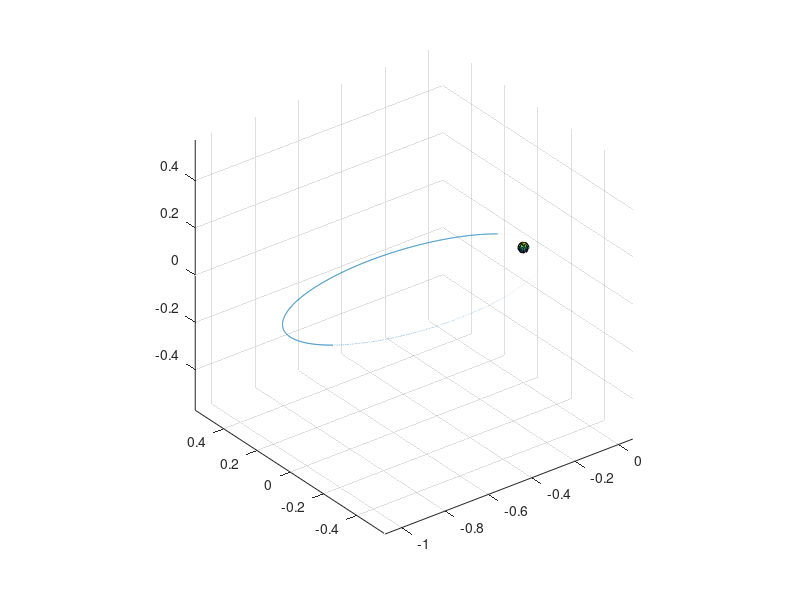

Here is the MATLAB script that generated this plot:
clear,clc

r0 = [-0.707;0.707;0];
v0 = [0;0.5;0];
mu = 1;

Ihat = [1;0;0];
Jhat = [0;1;0];
Khat = [0;0;1];

r0_n = norm(r0);
v0_n = norm(v0);

Hm = cross(r0,v0);
Hm_n = norm(Hm);

p = Hm_n^2 / mu;
a = mu/((2*mu/r0_n)-v0_n^2);

e = (v0_n^2/mu - 1/r0_n).*r0 - dot(r0,v0).*v0/mu;
e_pn = sqrt(1-(p/a));
e_n = norm(e);

n = cross(Khat,Hm);
n_n = norm(n);

i = acosd(dot(Khat,Hm)/Hm_n);
omega = acosd(dot(n,e)/n_n*e_n);
Omega = acosd(dot(Ihat,n)/n_n);

nu_0 = acosd(dot(e,r0)/e_n*r0_n);

fprintf("Semi-Major Axis:\t\t%f\n",a);
fprintf("Eccentricity:\t\t\t%f\n",e_n);
fprintf("Inclination Angle:\t\t%f\n",i);
fprintf("Arguement of periapsis:\t%f\n",omega);
fprintf("Ascending node:\t\t\t%f\n",Omega);
fprintf("True anomoly angly:\t\t%f\n",nu_0);

A = [1,0,0;0,cosd(180),sind(180);0,-sind(180),cosd(180)];

nu = (0:0.001:2*pi)';
r = p./(1+e_n*cos(nu));
phi = zeros(length(nu),1);
x = zeros(length(nu),1);
y = zeros(length(nu),1);
z = zeros(length(nu),1);

for i=1:length(nu)
    [x(i),y(i),z(i)] = sph2cart(nu(i),phi(i),r(i));
end

scale = 50;
[X,Y,Z] = sphere(10);
XX = X./scale;
YY = Y./scale;
ZZ = Z./scale;

figure(1)
cla
surf(XX,YY,ZZ)
axis equal
hold on
plot3(x,y,z)
hold off